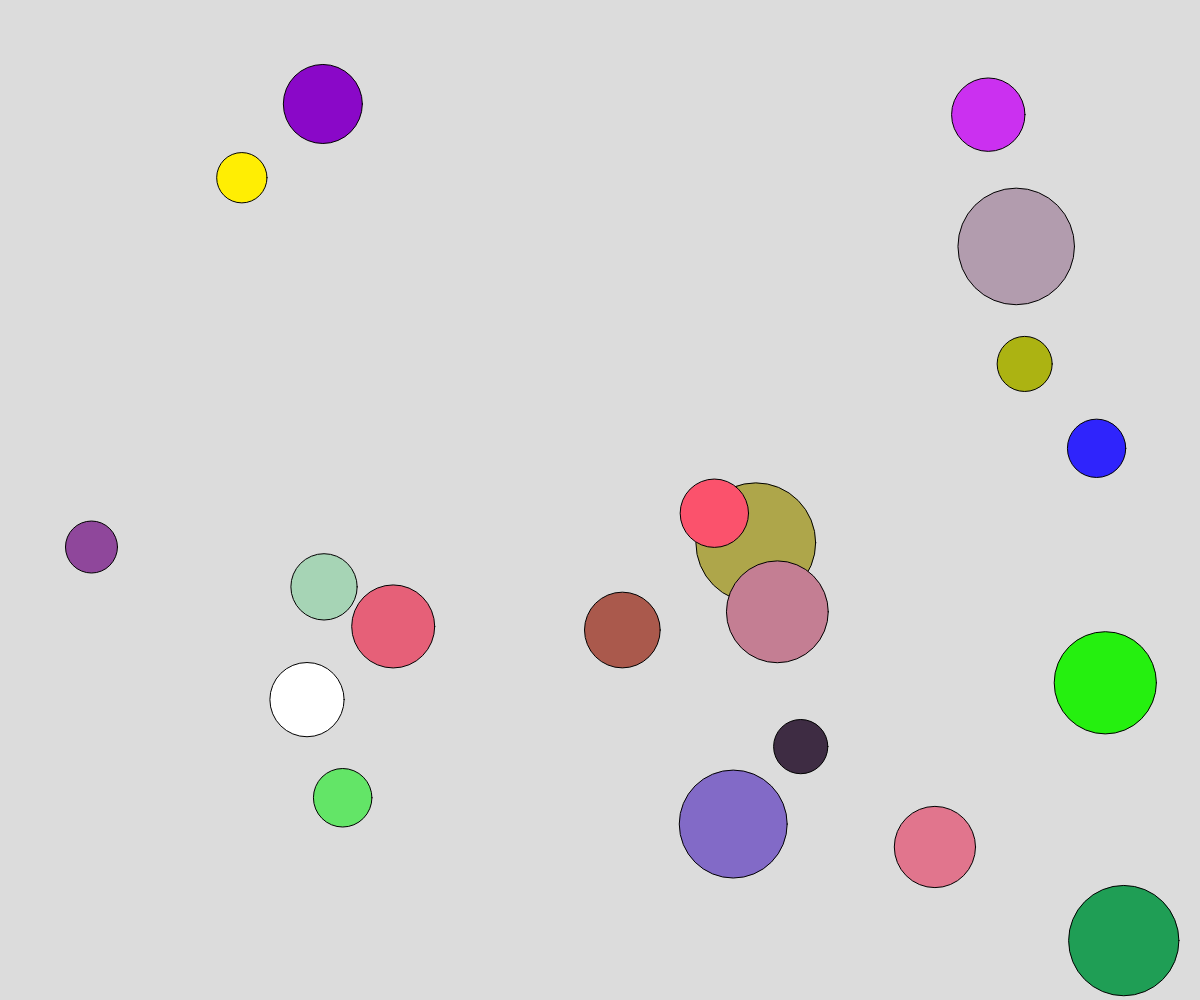
Frame 1 (no input)
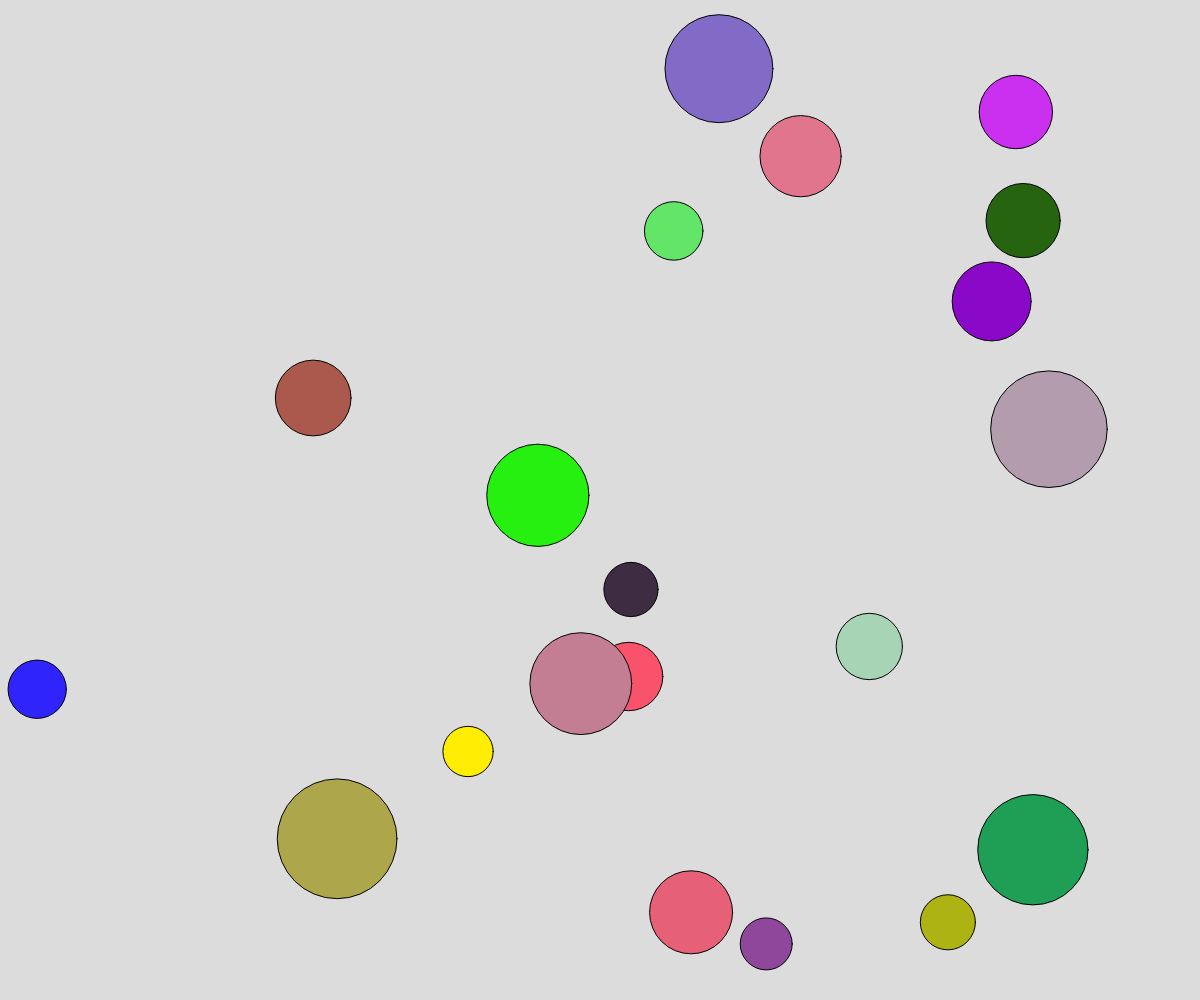
Frame 60 (no input)
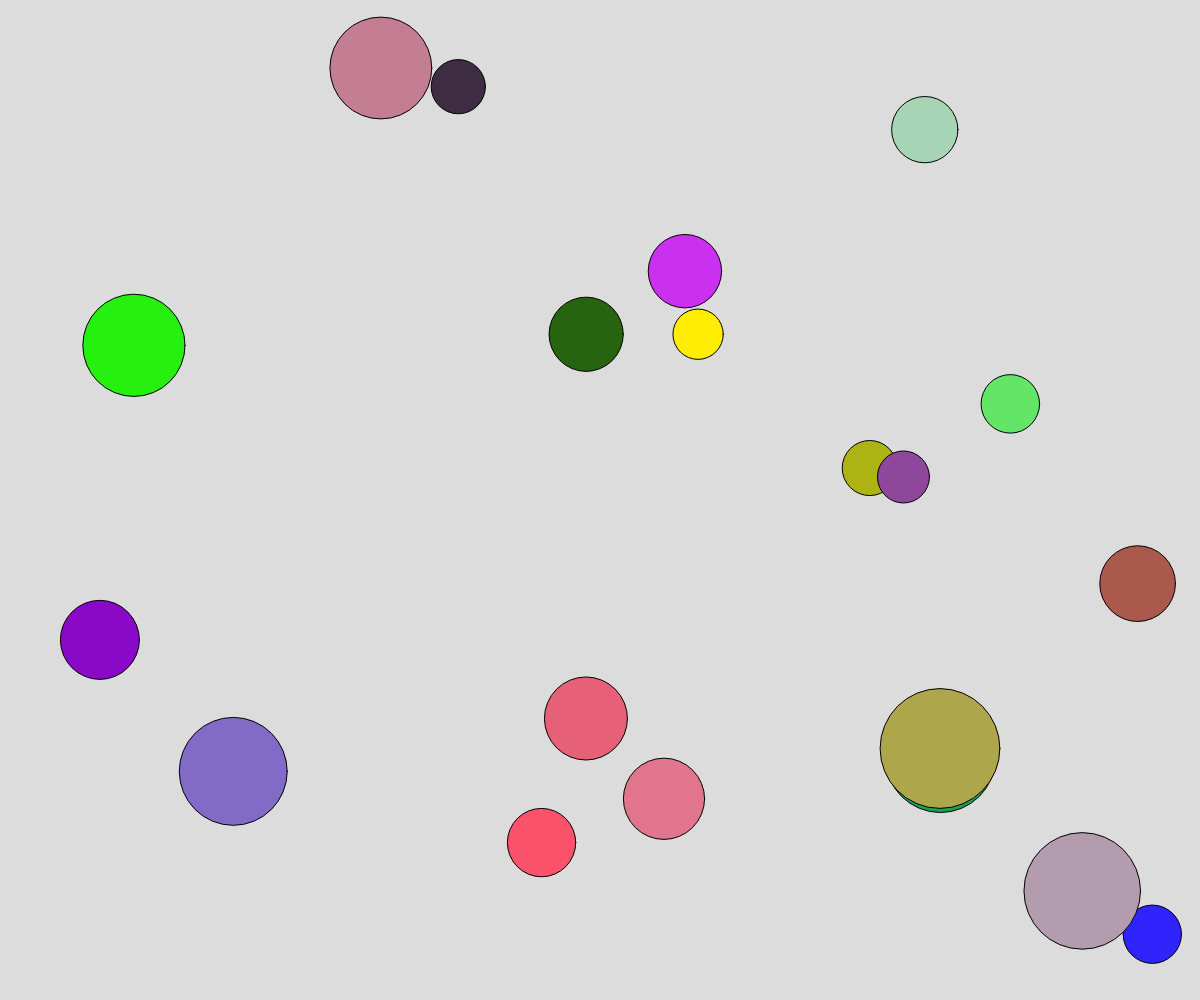
Frame 120 (the mouse pressed at the canvas centre since frame 60)

The p5.js sketch that drew these frames (run headless with seeded random() and noise() and a simulated clock; from frame 60 on, the mouse is pressed at the canvas centre):

// p5.js sketch
// ── sketch.js
let balls = new Array(20);

function setup() {
  createCanvas(windowWidth, windowHeight);
  for (let i = 0; i < balls.length; i++) {
    let d = random(50, 120)
    balls[i] = new RandomBall(random(width - d, 0 + d), random(height - d, 0 + d));
  }
}

function draw() {
  background(220);
  for (let i = 0; i < balls.length; i++) {
    const b = balls[i]
    b.render();
    b.update();
  }
}

class RandomBall {
  constructor(x, y) {
    this.x = x
    this.y = y
    this.d = random(50, 120)
    const sMax = 20
    this.speedX = random(-sMax, sMax)
    this.speedY = random(-sMax, sMax)
    this.color = color(random(0, 255), random(0, 255), random(0, 255))
  }
  update() {
    this.x += this.speedX;
    this.y += this.speedY;

    if (this.x + this.d / 2 > width || this.x - this.d / 2 < 0) {
      this.speedX = -this.speedX
    }
    if (this.y + this.d / 2 > height || this.y - this.d / 2 < 0) {
      this.speedY = -this.speedY
    }
  }
  render() {
    circle(this.x, this.y, this.d)
    fill(this.color)
    // fill(random(255),random(255),random(255))
  }
}
